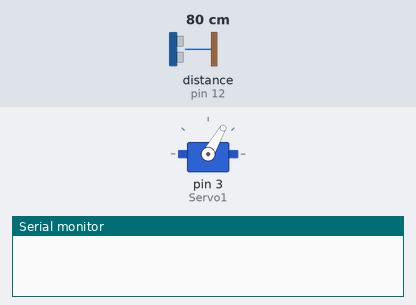
Bench run of a sketch on a simulated Arduino Uno, built with avr-gcc and run on an emulated ATmega328P. On the bench: servo, the last lines printed to the serial monitor. Wiring (inferred from the names in the program): ultrasonic range finder: trigger pin 13; echo pin 12. The inputs (shaded band) are chosen by the test bench; at power-on: distance to the obstacle (sensor on pin 12) 80 cm. The echo pulse lasts 58.3 µs per cm.

Above: at 2.2 s.
At 2.62 s:
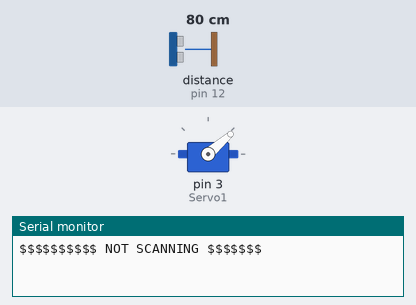
3.5 s: distance to the obstacle (sensor on pin 12) set to 250 cm
6.5 s: distance to the obstacle (sensor on pin 12) set to 60 cm
At 6.87 s:
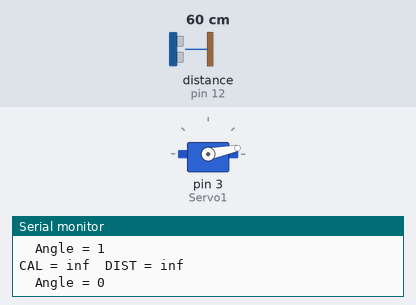
9.5 s: distance to the obstacle (sensor on pin 12) set to 120 cm
12.5 s: distance to the obstacle (sensor on pin 12) set to 57 cm
Timing chart, 0 to 16.5 s (numbered marks = the images above; inputs shaded):
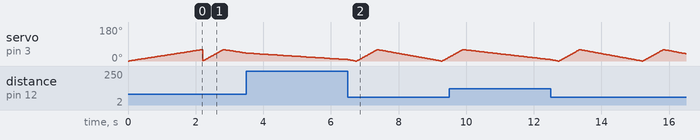

The sketch:

gayDar.ino
```cpp
#include <Servo.h>

Servo Servo1;

float calibration[181];

//
const int trig = 13;
const int echo = 12;
const int MAX_ANGLE = 60;
const int SWEEP_RATE = 10;
const int MAX_SCAN = 5;

void setup() {

  //PIG CODE: use functions

  long duracao;
  long distancia;

  Servo1.attach(3);
  //Start pins

  pinMode(trig, OUTPUT);
  pinMode(echo, INPUT);
  Serial.begin(115200);

  // initiation sequence
  // store the dimensions of the room

  int i, j; // start the loops to swwep environment

  float somaDist;
  for (i = 0; i <= MAX_ANGLE ; i++) {
    Servo1.write(i);
    j = 0;
        //begin PIG
    while (j < MAX_SCAN) {
      digitalWrite(trig, LOW);
      delayMicroseconds(2);
      digitalWrite(trig, HIGH);
      delayMicroseconds(10);
      digitalWrite(trig, LOW);
      duracao = pulseIn(echo, HIGH);
      distancia = duracao / 58;
      somaDist += distancia;
      j++;
    }
    calibration[i] = somaDist / i;
    somaDist = 0;
    //Serial.println(distancia);
    //end `PIG

    delay(SWEEP_RATE);
  }
}

void loop() {

  int i,j; // start the loops to swwep environment
  int keepScanning = 1;
  float duracao;
  float distancia, somaDist=0;

  Serial.println("$$$$$$$$$$ NOT SCANNING $$$$$$$ ");
  while (keepScanning) {
    for (i = 0; i <= MAX_ANGLE; i++) {
      Servo1.write(i);
      delay(SWEEP_RATE);
      //Serial.println(calibration[i]);
    }

    for (i = MAX_ANGLE; i >= 0; i--) {
      Servo1.write(i);
      //NEW PIG

      j = 0;
          //begin PIG
      while (j < MAX_SCAN) {
        digitalWrite(trig, LOW);
        delayMicroseconds(2);
        digitalWrite(trig, HIGH);
        delayMicroseconds(10);
        digitalWrite(trig, LOW);
        duracao = pulseIn(echo, HIGH);
        distancia = duracao / 58;
        somaDist += distancia;
        j++;
      }
      distancia = somaDist / i;
      somaDist = 0;

      Serial.print("CAL = ");
        Serial.print(calibration[i]);
        Serial.print("  DIST = ");
        Serial.println(distancia);
        Serial.print("  Angle = ");
        Serial.println(i);
      //Serial.println(distancia);
      //end `PIG


      // keepign the PIG style. here we require that i and i-1 match de difference

      if (calibration[i] / 2 >  distancia) {

        Serial.println("**********STOP LOOP*****");
        Serial.print("CAL = ");
        Serial.print(calibration[i]);
        Serial.print("  DIST = ");
        Serial.println(distancia);
        Serial.print("  Angle = ");
        Serial.println(i);
        Serial.println("###############################");
        delay(1000);
        //Servo1.write(0);
        keepScanning = 0; // leaves scanning mode and goes to tracking intruder mode
        //break;
        exit(0);
      }
      //end `PIG
      delay(SWEEP_RATE);
    }
  }
}
```
